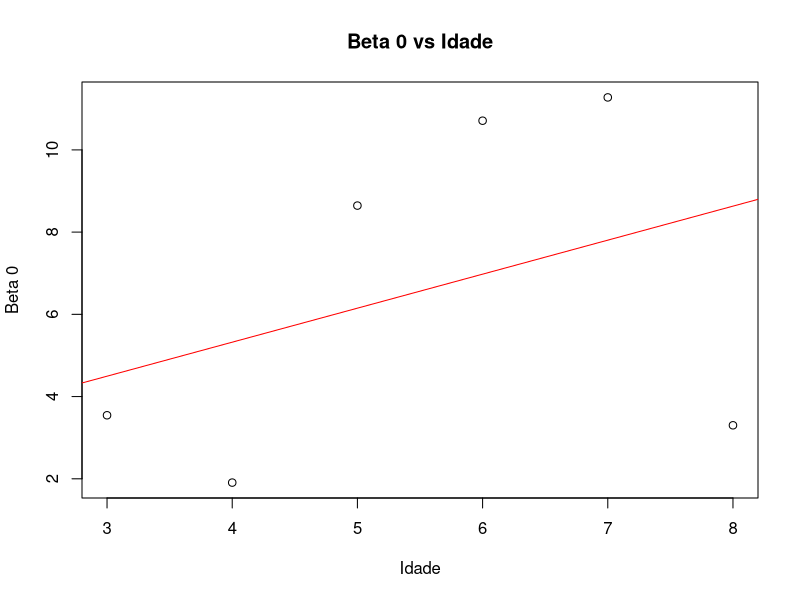
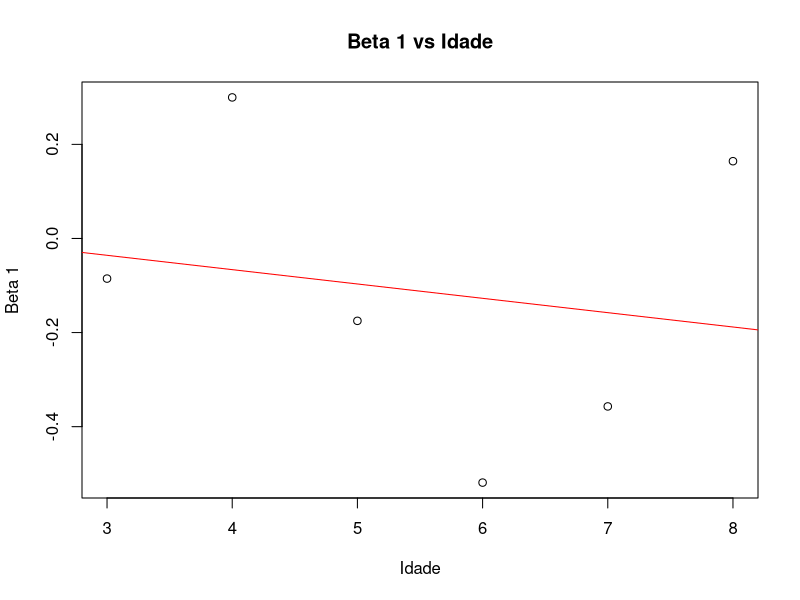
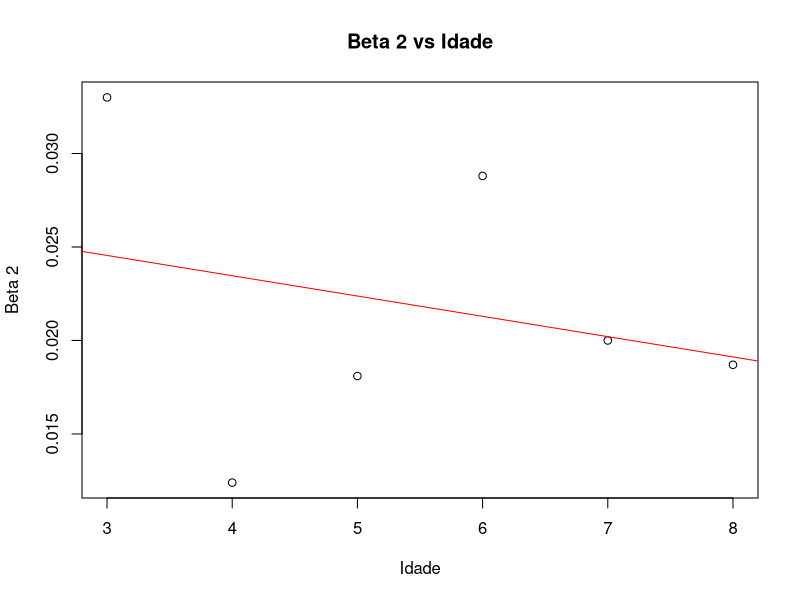

These charts were generated, in order, by the following R code:
# Idades e coeficientes fornecidos
idade <- c(3, 4, 5, 6, 7, 8)
beta_0 <- c(3.5451, 1.9076, 8.6453, 10.7099, 11.2765, 3.3012)
beta_1 <- c(-0.0853, 0.2998, -0.1751, -0.5189, -0.3570, 0.1642)
beta_2 <- c(0.0330, 0.0124, 0.0181, 0.0288, 0.0200, 0.0187)

# Ajustar modelos de regressão para cada coeficiente
modelo_beta0 <- lm(beta_0 ~ idade)
modelo_beta1 <- lm(beta_1 ~ idade)
modelo_beta2 <- lm(beta_2 ~ idade)


# Previsão para idade de 1 ano
idade_nova <- data.frame(idade = 1)

# Previsão para cada coeficiente
beta0_previsto <- predict(modelo_beta0, idade_nova)
beta1_previsto <- predict(modelo_beta1, idade_nova)
beta2_previsto <- predict(modelo_beta2, idade_nova)

# Exibir resultados
cat("Coeficientes previstos para 1 ano:\n")
cat("Beta 0:", beta0_previsto, "\n")
cat("Beta 1:", beta1_previsto, "\n")
cat("Beta 2:", beta2_previsto, "\n")

# Gráfico para Beta 0
plot(idade, beta_0, main = "Beta 0 vs Idade", xlab = "Idade", ylab = "Beta 0")
abline(modelo_beta0, col = "red")

# Gráfico para Beta 1
plot(idade, beta_1, main = "Beta 1 vs Idade", xlab = "Idade", ylab = "Beta 1")
abline(modelo_beta1, col = "red")

# Gráfico para Beta 2
plot(idade, beta_2, main = "Beta 2 vs Idade", xlab = "Idade", ylab = "Beta 2")
abline(modelo_beta2, col = "red")